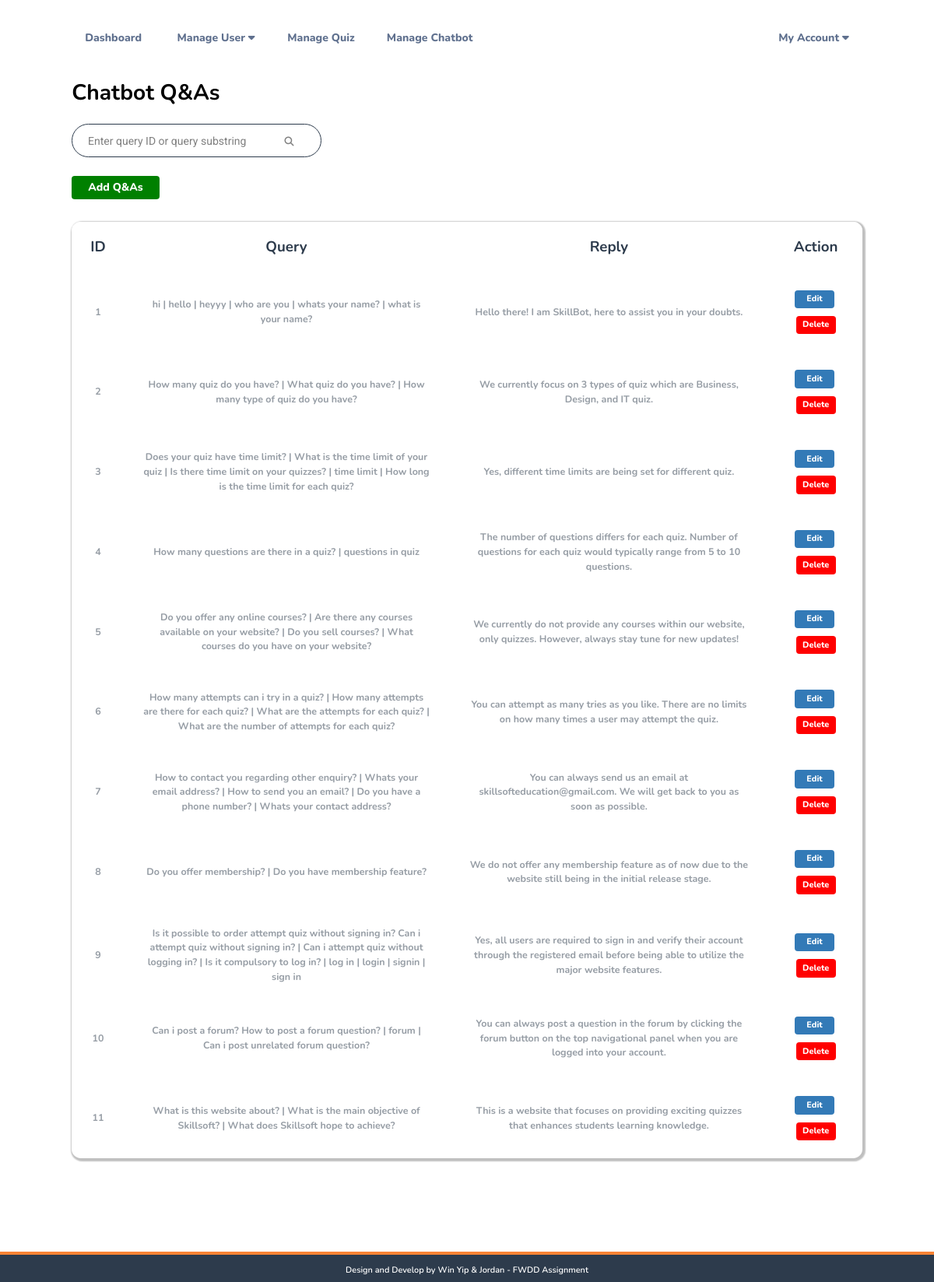
The page /admin/admin-chatbot.php (signed in) on the database its author committed.
### tables this page shows
CREATE TABLE IF NOT EXISTS `chatbot` (
  `id` int NOT NULL AUTO_INCREMENT,
  `queries` varchar(300) NOT NULL,
  `replies` varchar(300) NOT NULL,
  PRIMARY KEY (`id`)
);

### admin/admin-chatbot.php (the view, shortened to what this page needs)
<?php
include "conn.php";
$sql = "SELECT * FROM chatbot";
$result = mysqli_query($conn, $sql);
?>
<!DOCTYPE html>
<html lang="en">
<head>
    <link rel="stylesheet" href="admin-mgstudents.css">
    <?php include('header.php') ?>
</head>
<body>
    <?php include("admin-nav.php")?>
    <div class="stut-page-container">
        <p class="stut-page-title">Chatbot Q&As</p>
        <div class="search-box">
            <input id="search_text" name="search" type="text" placeholder="Enter query ID or query substring">
            <button id="search-btn" type="submit" name="submit" value="Search"><i class="fas fa-search"></i></button>
        </div>
        <div class="addbtn">
            <button onclick="document.getElementById('addchatbot-form').style.display='block'">Add Q&As</button>
        </div>
        <div class="stut-list">
            <table id="table-data" class="list">
                <thead>
                    <tr>
                        <th>ID</th>
                        <th>Query</th>
                        <th>Reply</th>
                        <th>Action</th>
                    </tr>
                </thead>
                <tbody>
                <?php while ($row =mysqli_fetch_array($result)){?>
                        <tr>
                            <td><?php echo $row["id"]; ?></td>
                            <td><?php echo $row["queries"]; ?></td>
                            <td><?php echo $row["replies"]; ?></td>
                            <td><a class="edit_chatbot"><button type="button" data-id="<?php echo $row['id']?>" class="viewbtn">Edit</button></a>&nbsp;
                                <a><button type="button" data-id="<?php echo $row['id']?>" class="deletebtn">Delete</button></a>
                            </td>
                        </tr>
                    <?php
                        }
                ?>
                </tbody>
            </table>
        </div>
    </div>
    <div class="admin-footer">
        <div class="foo-des">
            <p>Design and Develop by Win Yip & Jordan - FWDD Assignment</p>
        </div>
    </div>
</body>
</html>

### admin/admin-mgstudents.css (style rules this page uses)
.stut-page-container { width: 84.64vw; height: auto; margin-left: auto; margin-right: auto; margin-bottom: 10vw; }
.stut-page-title { font-family: Nunito; font-style: normal; font-weight: bold; font-size: 2.343vw; color: rgba(0, 0, 0, 1); margin-bottom: 1.63vw; }
.search-box { width: 26.76vw; height: 3.58vw; border: 0.03vw solid #2D3B4C; background-color: white; box-sizing: border-box; border-radius: 3.26vw; }
.search-box input[type=text] { width: 21.03vw; height: 3.125vw; border: none; outline: none; border-radius: 3.26vw; margin-top: 0.13vw; margin-bottom: 0.2vw; margin-left: 0.65vw; padding-left: 1vw; font-family: Roboto; font-style: normal; font-weight: normal; font-size: 1.17vw; }
.search-box input[type=text]::placeholder { font-family: Roboto; font-style: normal; font-weight: normal; font-size: 1.17vw; color: rgba(0, 0, 0, 0.5); }
.search-box button { width: 2.28vw; height: 2.6vw; border: none; outline: none; background-color: white; cursor: pointer; }
.search-box i { font-size: 1vw; margin-top: 0.65vw; margin-bottom: 0.65vw; color: #808080; }
.stut-list { margin-top: 2.47vw; width: 84.64vw; height: auto; min-height: 38.35vw; background-color: white; box-shadow: 0.13vw 0.13vw 0.13vw 0.2vw rgba(0, 0, 0, 0.25); border-radius: 0.98vw; }
.list { margin-left: auto; margin-right: auto; border-collapse: collapse; width: 100%; border-radius: 0.98vw; overflow: hidden; }
.list thead tr { background-color: white; color: #2D3B4C; text-align: center; font-family: Nunito; font-style: normal; font-weight: bold; font-size: 1.56vw; }
.list th, .list td { padding: 1.5vw 2vw; text-align: center; }
.list tbody td { font-family: Nunito; font-style: normal; font-weight: bold; font-size: 1.04vw; color: rgba(45, 59, 76, 0.5); }
.viewbtn { width: 4.23vw; height: 1.95vw; background: #337AB7; border-radius: 0.33vw; font-family: Nunito; font-style: normal; font-weight: 800; font-size: 0.911vw; color: white; border: none; outline: none; text-decoration: none; cursor: pointer; margin: 5px auto; }
.deletebtn { width: 4.23vw; height: 1.95vw; background: red; border-radius: 0.33vw; font-family: Nunito; font-style: normal; font-weight: 800; font-size: 0.911vw; color: white; border: none; outline: none; text-decoration: none; cursor: pointer; margin: 5px auto; }
.admin-footer .foo-des { width: 100%; height: 3.255vw; background-color: #2D3B4C; border-top: 0.39vw solid #FA8334; }
.admin-footer .foo-des p { font-family: Nunito; font-style: normal; font-weight: 600; font-size: 0.911vw; color: white; text-align: center; margin-top: 0.98vw; margin-bottom: 1.04vw; }
.addbtn button { width: 9.375vw; height: 2.47vw; background-color: green; border-radius: 0.33vw; border: none; outline: none; cursor: pointer; font-family: Nunito; font-style: normal; font-weight: 800; font-size: 1.17vw; color: white; margin-top: 2vw; margin-bottom: auto; }

### admin/admin-nav.css (style rules this page uses)
body { padding: 0; margin: 0; }

### rows shown on the page
chatbot: id "1", queries "hi | hello | heyyy | who are you | whats your name? | what is your name?", replies "Hello there! I am SkillBot, here to assist you in your doubts."
chatbot: id "2", queries "How many quiz do you have? | What quiz do you have? | How many type of quiz do you have?", replies "We currently focus on 3 types of quiz which are Business, Design, and IT quiz."
chatbot: id "3", queries "Does your quiz have time limit? | What is the time limit of your quiz | Is there time limit on your quizzes? | time limit | How long is the time limit for each quiz?", replies "Yes, different time limits are being set for different quiz."
chatbot: id "4", queries "How many questions are there in a quiz? | questions in quiz", replies "The number of questions differs for each quiz. Number of questions for each quiz would typically range from 5 to 10 questions."
chatbot: id "5", queries "Do you offer any online courses? | Are there any courses available on your website? | Do you sell courses? | What courses do you have on your website?", replies "We currently do not provide any courses within our website, only quizzes. However, always stay tune for new updates!"
chatbot: id "6", queries "How many attempts can i try in a quiz? | How many attempts are there for each quiz? | What are the attempts for each quiz? | What are the number of attempts for each quiz?", replies "You can attempt as many tries as you like. There are no limits on how many times a user may attempt the quiz."
chatbot: id "7", queries "How to contact you regarding other enquiry? | Whats your email address? | How to send you an email? | Do you have a phone number? | Whats your contact address?", replies "You can always send us an email at skillsofteducation@gmail.com. We will get back to you as soon as possible."
chatbot: id "8", queries "Do you offer membership? | Do you have membership feature?", replies "We do not offer any membership feature as of now due to the website still being in the initial release stage."
chatbot: id "9", queries "Is it possible to order attempt quiz without signing in? Can i attempt quiz without signing in? | Can i attempt quiz without logging in? | Is it compulsory to log in? | log in | login | signin | sign in", replies "Yes, all users are required to sign in and verify their account through the registered email before being able to utilize the major website features."
chatbot: id "10", queries "Can i post a forum? How to post a forum question? | forum | Can i post unrelated forum question?", replies "You can always post a question in the forum by clicking the forum button on the top navigational panel when you are logged into your account."
chatbot: id "11", queries "What is this website about? | What is the main objective of Skillsoft? | What does Skillsoft hope to achieve?", replies "This is a website that focuses on providing exciting quizzes that enhances students learning knowledge."
